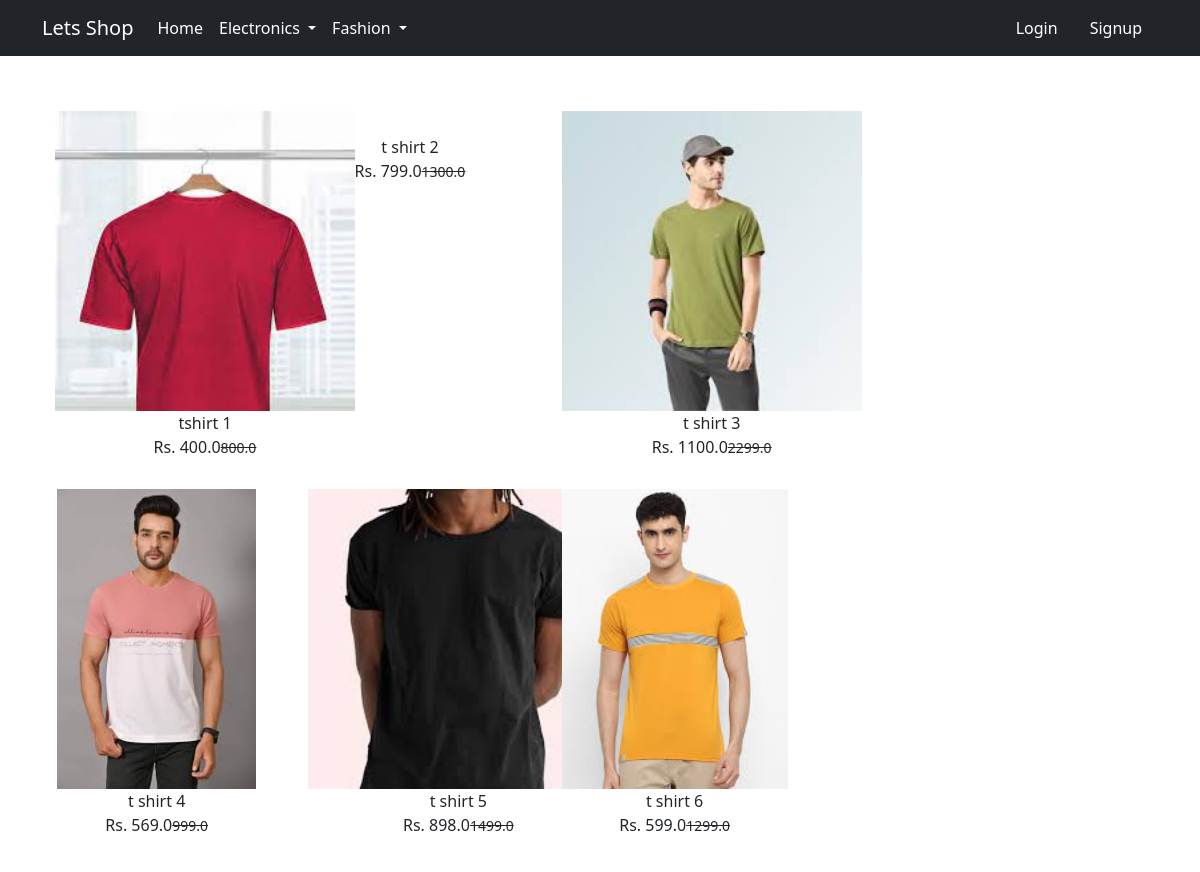
Page /top-wear on the committed database.
### web/models.py (models this page shows, shortened)
class Product(models.Model):
    tittle = models.CharField(max_length=150)
    selling_price =  models.FloatField()
    discounted_price = models.FloatField()
    description = models.TextField()
    brand = models.CharField(max_length=100)
    category = models.CharField(choices=CATEGORY_CHOICES, max_length=2)
    product_image = models.ImageField(upload_to='productimage')

### web/views.py (the view)
# urls.py: path('top-wear', views.topwear, name='top-wear'),
def topwear(request):
    topwear = Product.objects.filter(category='TW')
    return render(request,'topwear.html',{'topwear':topwear})

### web/templates/topwear.html (shortened to what this page needs)
{% extends 'base.html' %}
{% load static %}
{% block main-content %}
<div class="container my-5">
 <div class="row">
  <div class="col-sm-8 ">
   <div class="row">
    {% for product in topwear %}
    <div class="col-sm-4 text-center mb-3">
        <a href="{% url 'product_detail' product.id %}" class='btn'>
            <div class="item">
                <img src="{{product.product_image.url}}" alt="" height="300">
                <div class="fm-bold">
                    {{product.tittle}}
                </div>
                <div class="fm-bold">Rs. {{product.discounted_price}}<small class="fm-light text-decoration-line-through">{{product.selling_price}}</small></div>
            </div>
        </a>
    </div>
    {% endfor %}
   </div>
  </div>
 </div>
</div>
{% endblock main-content %}

### web/templates/base.html (shortened to what this page needs)
<!doctype html>
{% load static %}
<html lang="en">
  <head>
    <link href="https://cdn.jsdelivr.net/npm/bootstrap@5.0.0-beta1/dist/css/bootstrap.min.css" rel="stylesheet">
    <link rel="stylesheet" href="{% static 'web/css/owl.carousel.min.css' %}">
    <link rel="stylesheet" href="{% static 'web/css/all.min.css' %}">
    <link rel="stylesheet" href="{% static 'web/css/style.css' %}">
  </head>
  <body>
    <nav class="navbar navbar-expand-lg navbar-dark bg-dark">
     <div class="container">
       <a class="navbar-brand" href="/">Lets Shop</a>
       <div class="collapse navbar-collapse" id="navbarSupportedContent">
         <ul class="navbar-nav me-auto mb-2 mb-lg-0">
           <li class="nav-item">
             <a class="nav-link active" aria-current="page" href="/">Home</a>
           </li>
           <li class="nav-item dropdown">
             <a class="nav-link dropdown-toggle text-white" href="#" id="electronicsDropdown" role="button" data-bs-toggle="dropdown" aria-expanded="false">
               Electronics
             </a>
           </li>
           <li class="nav-item dropdown">
             <a class="nav-link dropdown-toggle text-white" href="#" id="fashionDropdown" role="button" data-bs-toggle="dropdown" aria-expanded="false">
               Fashion
             </a>
           </li>
         </ul>
         <div>
          <ul class="navbar-nav me-auto mb-2 mb-lg-0">
            {% if request.user.is_authenticated %}
           <li class="nav-item dropdown mx-2">
              <a class="nav-link dropdown-toggle text-white" href="#" id="profileDropdown" role="button" data-bs-toggle="dropdown" aria-expanded="false">
                <span class="text-capitalize">{{request.user}}</span>
              </a>
              <ul class="dropdown-menu" aria-labelledby="profileDropdown">
                <li><a class="dropdown-item" href="{% url 'profile' %}">Profile</a></li>
                <li><a class="dropdown-item" href="{% url 'order' %}">Orders</a></li>
                <li><a class="dropdown-item" href="{% url 'passwordchange' %}">Change Password</a></li>
                <li><a class="dropdown-item" href="{% url 'logout' %}">Logout</a></li>
              </ul>
            </li>
            <li class="nav-item mx-2">
              <a href="{% url 'cart' %}" class="nav-link text-white mx-2"> Cart </a>
             </li>
            {% else %}
            <li class="nav-item mx-2">
             <a href="{% url 'login' %}" class="nav-link text-white">Login</a>
            </li>
            <li class="nav-item mx-2">
             <a href="{% url 'signup' %}" class="nav-link text-white">Signup</a>
            </li>
            {% endif %}
          </ul>
         </div>
       </div>
     </div>
    </nav>
    {% block main-content %} {% endblock main-content %}
  </body>
</html>

### rows in the picture
Product: product_image (picture), tittle "tshirt 1", discounted_price "400.0", selling_price "800.0"
Product: tittle "t shirt 2", discounted_price "799.0", selling_price "1300.0"
Product: product_image (picture), tittle "t shirt 3", discounted_price "1100.0", selling_price "2299.0"
Product: product_image (picture), tittle "t shirt 4", discounted_price "569.0", selling_price "999.0"
Product: product_image (picture), tittle "t shirt 5", discounted_price "898.0", selling_price "1499.0"
Product: product_image (picture), tittle "t shirt 6", discounted_price "599.0", selling_price "1299.0"
